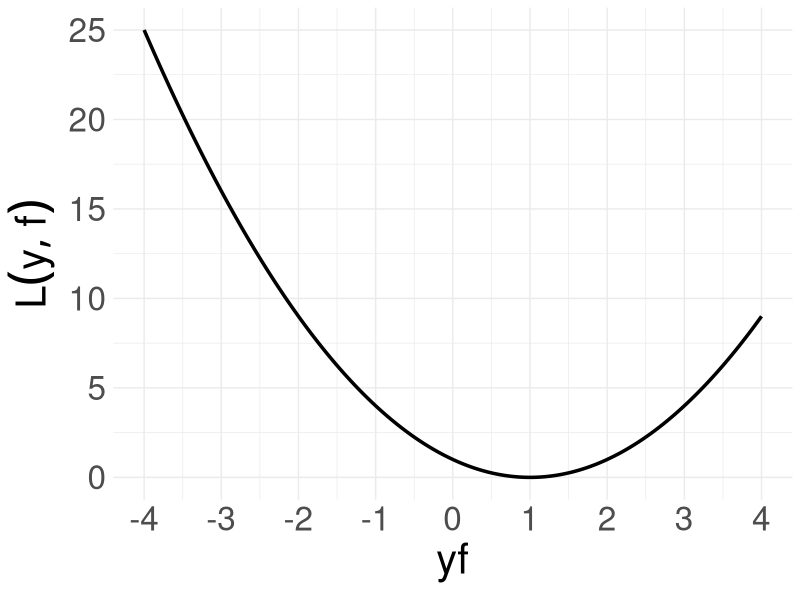

Write the R code that produced this figure.
# ------------------------------------------------------------------------------
# classification further losses

# FIG: squared loss on scores
# ------------------------------------------------------------------------------

library(ggplot2)

# DATA -------------------------------------------------------------------------

x <- seq(-4, 4, by = 0.01)
y <- (1 - x)^2

# PLOTS ------------------------------------------------------------------------

p <- ggplot(data.frame(x, y), aes(x = x, y = y)) + 
  geom_line(size = 1.2) +
  scale_x_continuous(breaks = seq(-4, 4)) +
  xlab(expression(yf)) +
  ylab(expression(L(y, f))) + 
  theme_minimal() +
  theme(text = element_text(size = 30))

ggsave("../figure/squared_scores.png", p, height = 4, width = 12)
